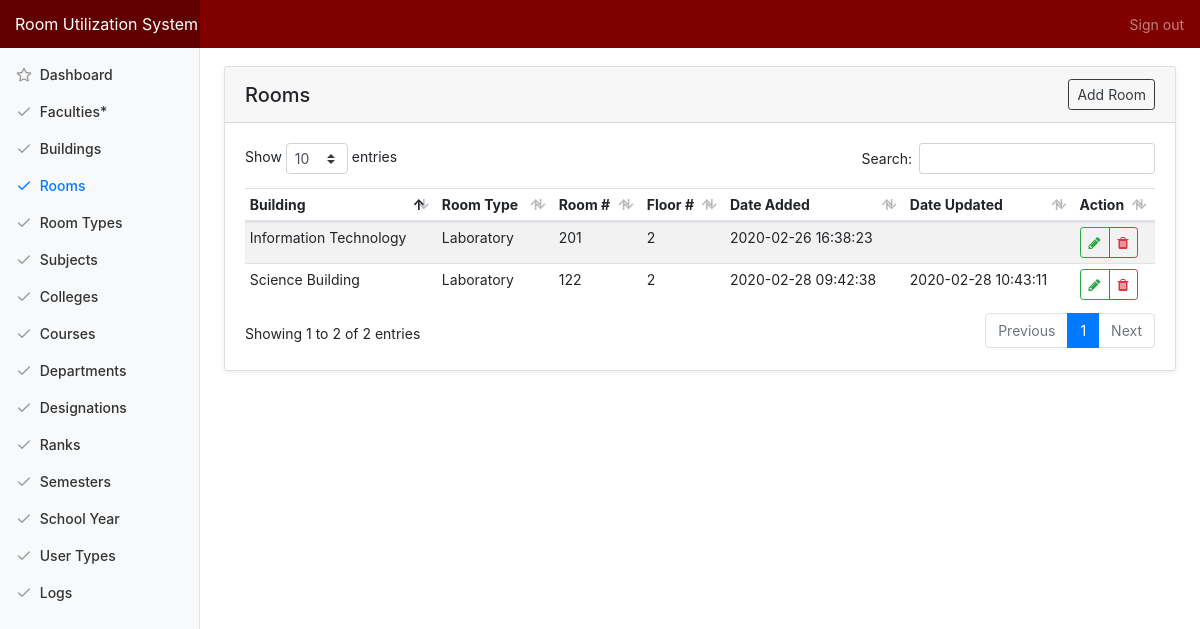
The page /index.php/admin/room on the database as committed earlier.
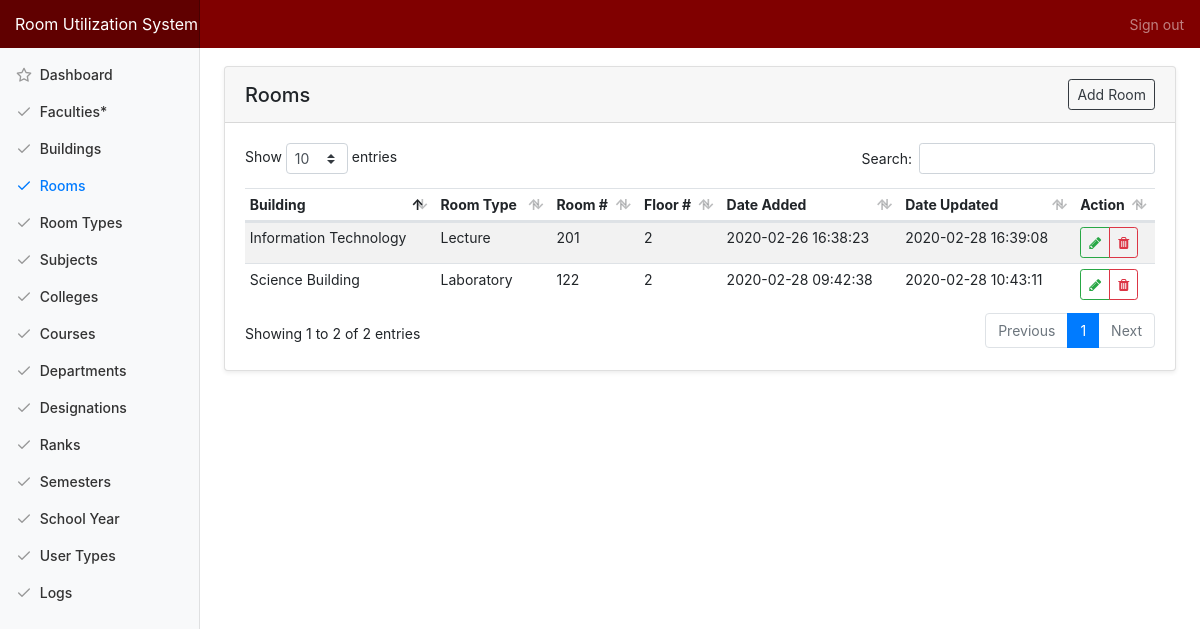
The same page on the database as committed later.
### tables this page shows
CREATE TABLE `tbl_room` (
  `room_id` int(11) NOT NULL,
  `room_type_id` int(50) NOT NULL,
  `building_id` int(11) NOT NULL,
  `room_number` int(11) NOT NULL,
  `room_floor` int(11) NOT NULL,
  `room_added` datetime NOT NULL DEFAULT CURRENT_TIMESTAMP,
  `room_modified` datetime DEFAULT NULL ON UPDATE CURRENT_TIMESTAMP
);

CREATE TABLE `tbl_room_type` (
  `room_type_id` int(11) NOT NULL,
  `room_type` varchar(50) NOT NULL,
  `room_description` varchar(150) NOT NULL,
  `room_type_added` datetime NOT NULL DEFAULT CURRENT_TIMESTAMP,
  `room_type_modified` datetime NOT NULL DEFAULT '0000-00-00 00:00:00' ON UPDATE CURRENT_TIMESTAMP
);

CREATE TABLE `tbl_building` (
  `building_id` int(10) NOT NULL,
  `building_name` varchar(255) NOT NULL,
  `no_of_rooms` int(10) NOT NULL,
  `no_of_floors` int(10) NOT NULL,
  `building_added` datetime NOT NULL DEFAULT CURRENT_TIMESTAMP,
  `building_modified` datetime NOT NULL DEFAULT '0000-00-00 00:00:00' ON UPDATE CURRENT_TIMESTAMP
);

### application/controllers/Admin.php (called while the page is built, shortened)
<?php
class Admin extends CI_Controller {
	public function room(){
		$data['title'] = "Rooms";
		$data['buildings'] = $this->main_model->getBuildings();
		$data['rooms'] = $this->main_model->getRooms();
		$data['room_types'] = $this->main_model->getRoomTypes();
		$this->load->view('templates/header', $data);
		$this->load->view('admin/room');
		$this->load->view('templates/footer');
	}
}

### index.php (called while the page is built, shortened)
<?php
require_once BASEPATH.'core/CodeIgniter.php';

### application/models/Main_model.php (called while the page is built, shortened)
<?php defined('BASEPATH') OR exit('No direct script access allowed');
Class Main_model extends CI_Model{
	public function getRooms(){
		return $this->db->join('tbl_building', 'tbl_building.building_id = tbl_room.building_id')->join('tbl_room_type', 'tbl_room_type.room_type_id = tbl_room.room_type_id')->get('tbl_room')->result_array();
	}
}

### application/views/admin/room.php (the view, shortened to what this page needs)
<div class="container-fluid">
  <div class="row">
    <main role="main" class="col-md-9 ml-sm-auto col-lg-10 pt-4 px-4 mb-3">
      <div class="card shadow-sm">
			  <h5 class="card-header d-flex justify-content-between align-items-center">
          <?=$title?>
          <a href="#" class="btn btn-outline-dark btn-sm" data-toggle="modal" data-target="#modal_room_add">Add Room</a>
        </h5>
			  <div class="card-body">
          <table class="table table-striped table-hover table-sm">
            <thead>
              <tr>
                <th>Building</th>
                <th>Room Type</th>
                <th>Room #</th>
                <th>Floor #</th>
                <th>Date Added</th>
                <th>Date Updated</th>
                <th>Action</th>
              </tr>
            </thead>
            <tbody>
              <?php foreach ($rooms as $row) {?>
              <tr>
                <td><?=$row['building_name']?></td>
                <td><?=$row['room_type']?></td>
                <td><?=$row['room_number']?></td>
                <td><?=$row['room_floor']?></td>
                <td><?=$row['room_added']?></td>
                <td><?=$row['room_modified']?></td>
                <td>
                  <div class="btn-group" role="group">
                    <a href="#" class="btn btn-sm btn-outline-success action-btn updateRoom" id="<?=$row['room_id']?>//<?=$row['building_id']?>//<?=$row['room_type_id']?>//<?=$row['room_number']?>//<?=$row['room_floor']?>//<?=$row['room_type']?>" data-toggle="modal" data-target="#modal_room_update" data-toggle="tooltip" data-placement="top" title="Update Room">
                      <span class="fa fa-pencil"></span>
                    </a>
                    <a href="#" id="<?=base_url('admin/delete/room/'.$row['room_id'])?>" class="btn btn-sm btn-outline-danger action-btn delete" data-toggle="tooltip" data-placement="top" title="Delete Room">
                      <span class="fa fa-trash"></span>
                    </a>
                  </div>
                </td>
              </tr>
              <?php } ?>
            </tbody>
          </table>
			  </div>
			</div>
   </main>
  </div>
</div>

Rows that differ between the two databases and show on the page:
changed tbl_room "Information Technology": room_type.room_type "Laboratory" → "Lecture"; room_modified (not shown) → "2020-02-28 16:39:08"
